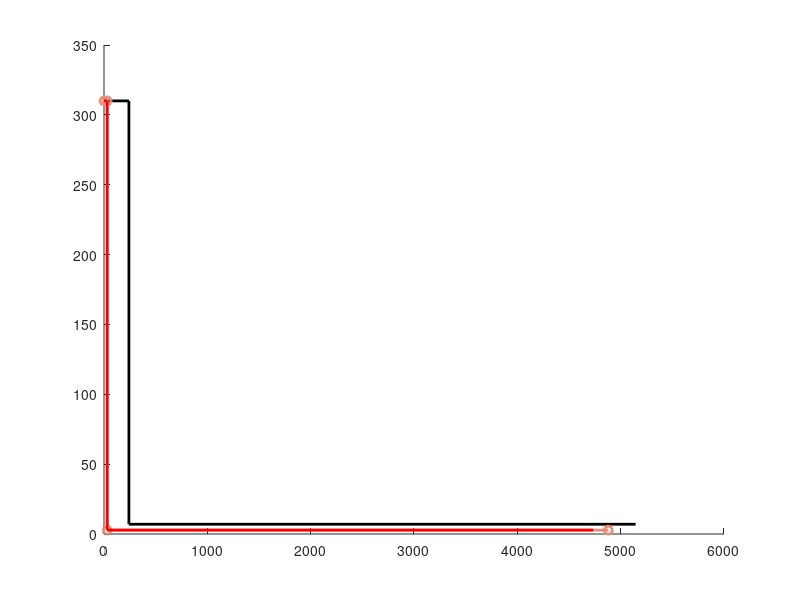

MATLAB code for this plot: (Note: this script raises an error after producing the figure.)
clc;clear;
tic;
%数据读入
load('T1.mat');
%%
V1=[100/3.6,10,10,10.02,10.94,14.27];
V2=[100/3.6,9.61,9.39,8.78,7.6,6.92];

mark=["-","-","--",":","--","--"];
Maks=["none",".","none","none","none","none"];
colo=[[0,0,0];[227,140,122];[255,0,0];[0,0,255];[176,101,89];[215,157,164]]./255;
n = length(V1);
for i=1:1:n
    v1=V1(i);
    v2=V2(i);
    %牵引时间计算
    dt=0.01;
    A=zeros(1,1800);
    S1=zeros(1,1800);
    E1=zeros(1,1800);
    for i1=2:1:1800
        f1=2.0895+0.0098*A(i1-1)+0.006*(A(i1-1)^2);
        A(i1)=(Nmax-f1)*dt/(m*rou)+A(i1-1);
        S1(i1)=S1(i1-1)+(A(i1)+A(i1-1))*dt/2;
        E1(i1)=Nmax*A(i1)*dt;
        if(A(i1)>=v1) 
            break;
        end
    end
    A = A(A~=0);
    A=[0,A];
    S1 = S1(S1~=0);
    S1=[0,S1];
    E1 = E1(E1~=0);
    E1=[0,E1];
    t1=(i1-1)*dt;
   %制动时间计算
    D=zeros(1,1800);
    D(1)=v2;
    S4=zeros(1,1800);
    for i4=2:1:1800
        f4=2.0895+0.0098*D(i4-1)+0.006*(D(i4-1)^2);
        D(i4)=-(Stopmax+f4)*dt/(m*rou)+D(i4-1);
        S4(i4)=S4(i4)+(D(i4)+D(i4-1))*dt/2;
        if(D(i4)<=0) 
            break;
        end
    end
    D = D(D~=0);
    S4 = S4(S4~=0);
    S4=[0,S4];
    t4=(i4-1)*dt;
    %惰行
    dt=0.01;
    C=zeros(1,180000);
    C(1)=v1;
    S3=zeros(1,180000);
    for i3=2:1:180000
        f3=2.0895+0.0098*C(i3-1)+0.006*(C(i3-1)^2);
        C(i3)=(-f3)*dt/(m*rou)+C(i3-1);
        S3(i3)=S3(i3-1)+(C(i3)+C(i3-1))*dt/2;
        if(C(i3)<=v2) 
            break;
        end
    end
    C = C(C~=0);
    S3 = S3(S3~=0);
    S3=[0,S3];
    t3=(i3-1)*dt;
    % %计算巡航时间
    S2=S-S1(end)-S4(end)-S3(end);
    t2=S2/v1;
    f2=2.0895+0.0098*v1+0.006*(v1^2);
    S3=S3+S1(end)+S2;
    S4=S4+S3(end);
    E2=f2*v1*dt;
    %速度/距离
    hold on;
    col=colo(i,:);
    mak=mark(i);
    mak2=Maks(i);
    %牵引制动力/距离
%     plot([0,S1(end)],[Nmax,Nmax],'Color',col, 'LineWidth',2);
%     plot([S1(end),S1(end)],[Nmax,f2],'Color',col, 'LineWidth',2);
%     plot([S1(end),S3(1)],[f2,f2],'Color',col, 'LineWidth',2);
%牵引力
    plot([0,S1(end),S1(end),S3(1)],[Nmax,Nmax,f2,f2],'Color',col,  'LineStyle',mak,'Marker',mak2,'LineWidth',2);
%制动力
%     plot([S4(1),S4(end)],[Stopmax,Stopmax],'Color',col,  'LineStyle',mak,'Marker',mak2,'LineWidth',2)
end
legend('200s','210s','220s','250s','350s','500s');
% xlim([xlim, 5144.7]);
% ylim([0,310]);
tt2=toc;
disp(['代码执行时间：', num2str(tt2), '秒']);